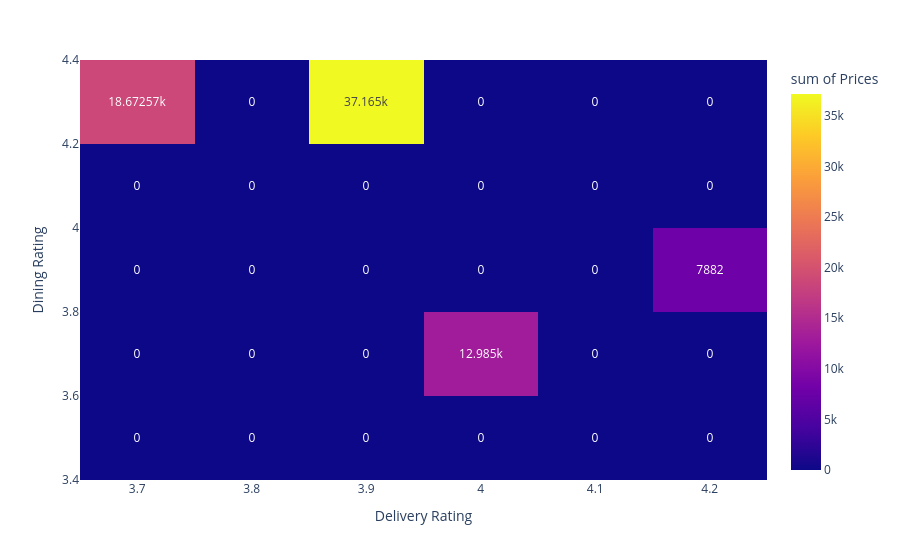

The cell this chart's notebook holds for it:
### Code cell
px.density_heatmap(z2, x='Delivery Rating', y='Dining Rating', z='Prices', text_auto=True)

### Figure 1 — Plotly figure (JSON) as saved in the notebook; plotly's stock layout.template omitted (floating-point values rounded to 4 significant figures; data arrays with more than 128 entries replaced by an {"elided": "..."} marker saying what was removed)
{"data": [{"coloraxis": "coloraxis", "histfunc": "sum", "hovertemplate": "Delivery Rating=%{x}<br>Dining Rating=%{y}<br>sum of Prices=%{z}<extra></extra>", "name": "", "texttemplate": "%{z}", "type": "histogram2d", "x": {"elided": "300 float values"}, "xaxis": "x", "xbingroup": "x", "y": {"elided": "300 float values"}, "yaxis": "y", "ybingroup": "y", "z": {"elided": "300 float values"}}], "layout": {"coloraxis": {"colorbar": {"title": {"text": "sum of Prices"}}, "colorscale": [[0, "#0d0887"], [0.1111, "#46039f"], [0.2222, "#7201a8"], [0.3333, "#9c179e"], [0.4444, "#bd3786"], [0.5556, "#d8576b"], [0.6667, "#ed7953"], [0.7778, "#fb9f3a"], [0.8889, "#fdca26"], [1, "#f0f921"]]}, "legend": {"tracegroupgap": 0}, "margin": {"t": 60}, "xaxis": {"anchor": "y", "domain": [0, 1], "title": {"text": "Delivery Rating"}}, "yaxis": {"anchor": "x", "domain": [0, 1], "title": {"text": "Dining Rating"}}}}
